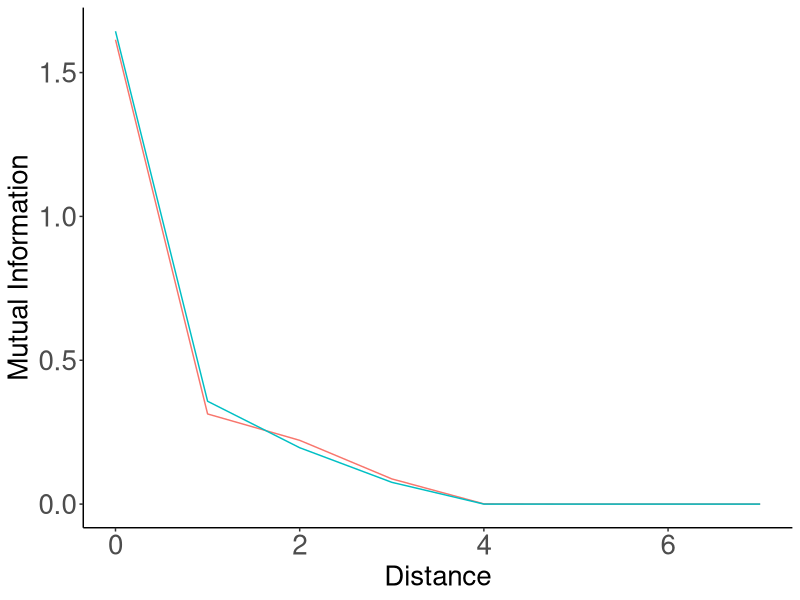
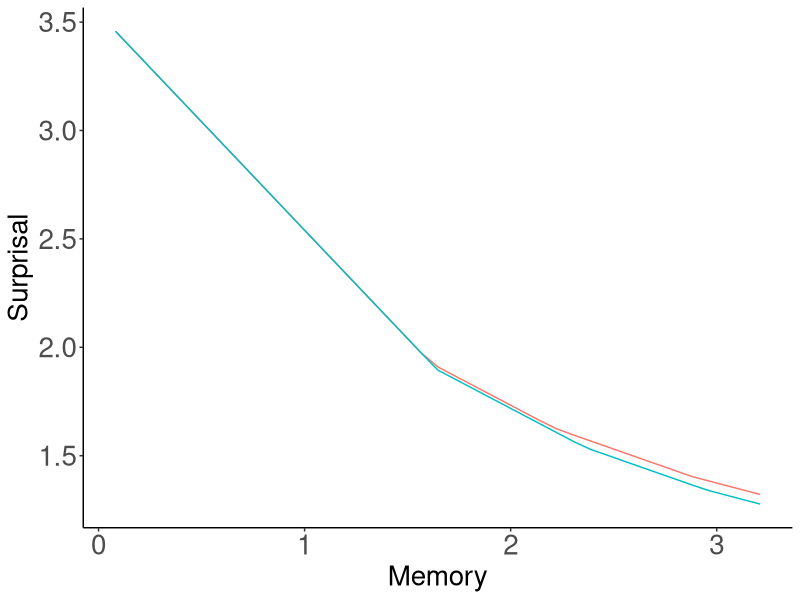
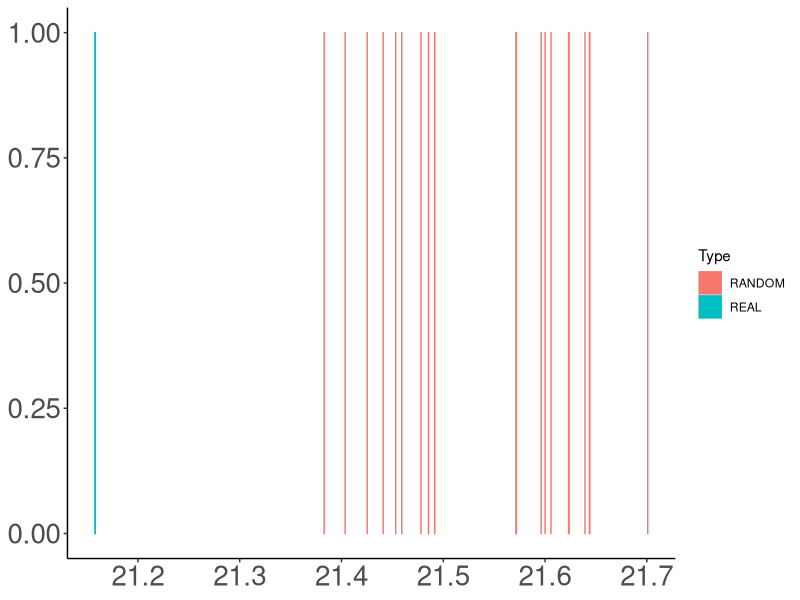
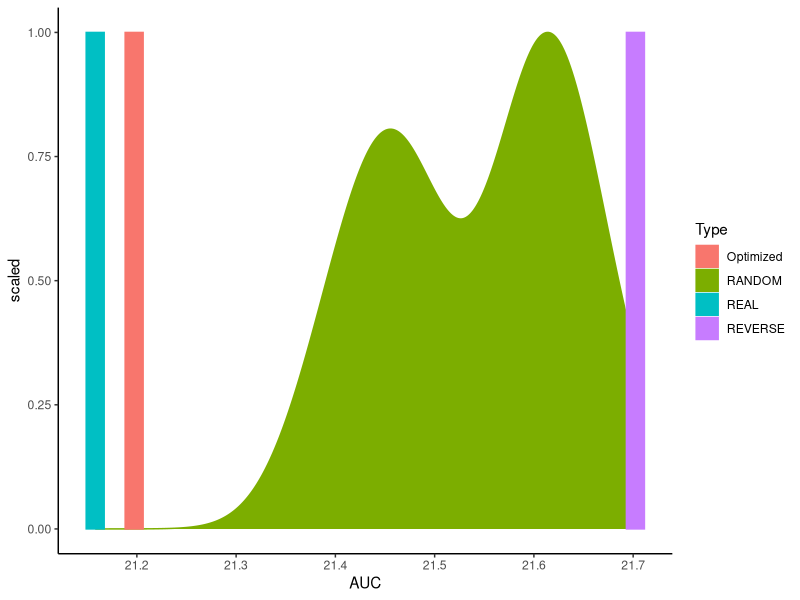

Source code (R) for these figures, in order:
library(tidyr)
library(dplyr)
library(ggplot2)

######################################

data = read.csv("results.tsv", sep="\t")


data = data %>% filter(Script == "forWords_Japanese_RandomOrder_FormsPhonemesFull_FullData_Heldout.py")

unigramCE = mean(data$UnigramCE)

data$Type = ifelse(data$Model %in% c("REAL", "RANDOM", "REVERSE"), as.character(data$Model), "Optimized")

data_ = data %>% group_by(Distance, Type) %>% summarise(MI=median(MI))
data_ = data_ %>% filter(Distance <= 7)
data_ = data_ %>% filter(Type %in% c("REAL", "RANDOM"))
plot = ggplot(data_, aes(x=Distance, y=MI, color=Type)) + geom_line() #size=2)
plot = plot + theme_bw()
plot = plot + xlab("Distance") + ylab("Mutual Information")
plot = plot + theme(axis.title.x=element_text(size=20), axis.title.y=element_text(size=20), axis.text = element_text(size=20))
plot = plot + theme(panel.grid.major = element_blank(), panel.grid.minor = element_blank(), panel.background = element_blank(), legend.position="none")
plot = plot + theme(axis.line = element_line(colour = "black"),
            panel.grid.major = element_blank(),
                panel.grid.minor = element_blank(),
                panel.border = element_blank(),
                    panel.background = element_blank())
ggsave(plot, file=paste("figures/Japanese-suffixes-byPhonemes-it-heldout.pdf", sep=""), height=4, width=4)




data = read.csv("results_interpolated.tsv", sep="\t")


data = data %>% filter(Script == "forWords_Japanese_RandomOrder_FormsPhonemesFull_FullData_Heldout.py")

data = data %>% group_by(Type, Memory) %>% summarise(Surprisal=unigramCE-median(MI))

data_ = data %>% filter(Type %in% c("REAL", "RANDOM"))

plot = ggplot(data_, aes(x=Memory, y=Surprisal, color=Type)) + geom_line() #size=2)
plot = plot + theme_bw()
plot = plot + theme(axis.title.x=element_text(size=20), axis.title.y=element_text(size=20), axis.text = element_text(size=20))
plot = plot + theme(panel.grid.major = element_blank(), panel.grid.minor = element_blank(), panel.background = element_blank(), legend.position="none")
plot = plot + theme(axis.line = element_line(colour = "black"),
            panel.grid.major = element_blank(),
                panel.grid.minor = element_blank(),
                panel.border = element_blank(),
                    panel.background = element_blank())
ggsave(plot, file=paste("figures/Japanese-suffixes-byPhonemes-memsurp-heldout.pdf", sep=""), height=4, width=4)




######################################

data = read.csv("results_auc.tsv", sep="\t")

data = data %>% filter(Script == "forWords_Japanese_RandomOrder_FormsPhonemesFull_FullData_Heldout.py")


data$Type = ifelse(data$Model %in% c("REAL", "RANDOM", "REVERSE"), as.character(data$Model), "Optimized")

data_ = data %>% filter(Type %in% c("REAL", "RANDOM"))


plot = ggplot(data_, aes(x=AUC, y=1, color=Type, fill=Type)) + geom_bar(stat="identity") #size=2)
plot = plot + theme_bw()
plot = plot + theme(axis.title.x=element_blank(), axis.title.y=element_blank(), axis.text = element_text(size=20))
plot = plot + theme(panel.grid.major = element_blank(), panel.grid.minor = element_blank(), panel.background = element_blank()) #, legend.position="none")
plot = plot + theme(axis.line = element_line(colour = "black"),
            panel.grid.major = element_blank(),
                panel.grid.minor = element_blank(),
                panel.border = element_blank(),
                    panel.background = element_blank())
ggsave(plot, file=paste("figures/Japanese-suffixes-byPhonemes-auc-heldout.pdf", sep=""), height=4, width=4)

barWidth = (max(data$AUC) - min(data$AUC))/30

plot = ggplot(data_, aes(x=AUC, fill=Type, color=Type))
plot = plot + theme_classic()
#plot = plot + theme(legend.position="none")
plot = plot + geom_density(data= data%>%filter(Type == "RANDOM"), aes(y=..scaled..)) 
plot = plot + geom_bar(data = data %>% filter(!(Type %in% c("RANDOM"))) %>% group_by(Type) %>% summarise(AUC=mean(AUC)) %>% mutate(y=1),  aes(y=y, group=Type), width=barWidth, stat="identity", position = position_dodge())
ggsave(plot, file=paste("figures/Japanese-suffixes-byPhonemes-auc-hist-heldout.pdf", sep=""), height=4, width=4)




